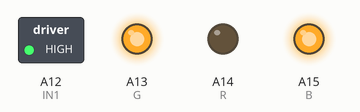
This sketch was run on a simulated Arduino Mega 2560, built with avr-gcc and run on an emulated ATmega2560. Parts: switched loads named in the sketch (green lamp = pin HIGH), output pins drawn as LEDs (lit = HIGH).

Above: at 0.2 s.
At 0.7 s:
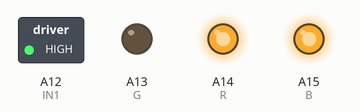
At 2.7 s:
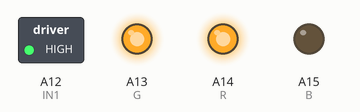
Timing chart, 0 to 3.5 s (numbered marks = the images above):
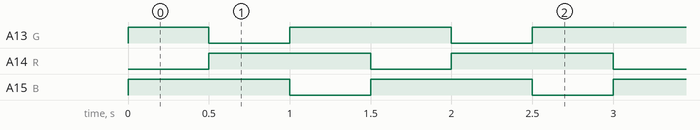

Measured:
- by itself, A13 (G): repeats every 1.5 s: LOW 0.50 s, HIGH 1.0 s
- by itself, A14 (R), A15 (B): alternates HIGH for 1.0 s and LOW for 0.50 s
- by itself, everything shown: repeats every 1.5 s, in 3 steps

The sketch:

LED_lightStrip_L298N_.ino
```cpp
const int IN1 = A12;  // 共陽
const int G = A13;
const int R = A14;
const int B = A15;


void setup() {
  pinMode(IN1, OUTPUT);
  pinMode(R, OUTPUT);
  pinMode(G, OUTPUT);
  pinMode(B, OUTPUT);

  digitalWrite(IN1, HIGH);

}
void loop() {
  analogWrite(R, 0);     // 紅色通道 (共陽極)
  analogWrite(G, 255); // 綠色通道 (共陽極)
  analogWrite(B, 255);
  delay(500);
  analogWrite(R, 255);     // 紅色通道 (共陽極)
  analogWrite(G, 0); // 綠色通道 (共陽極)
  analogWrite(B, 255);
  delay(500);
  analogWrite(R, 255);     // 紅色通道 (共陽極)
  analogWrite(G, 255); // 綠色通道 (共陽極)
  analogWrite(B, 0);
  delay(500);
}
```
